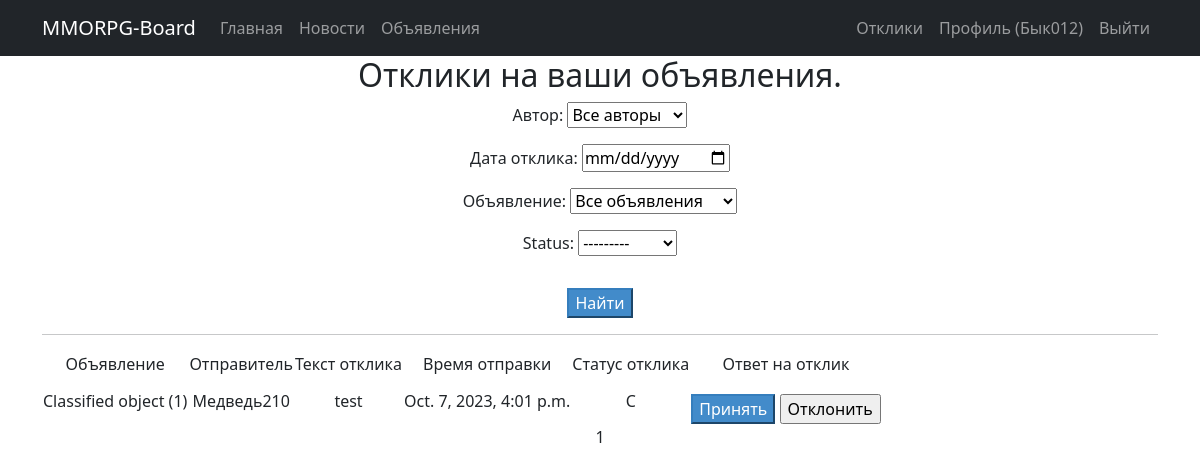
Page /replies/ (signed in) on the earlier database version.
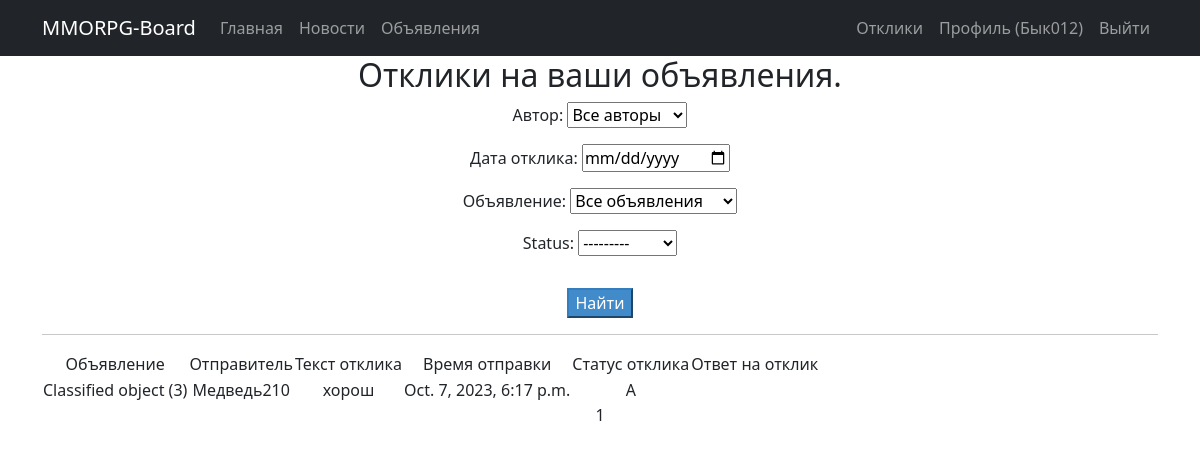
Same page on the later database version.
### classifiedsapp/models.py (models this page shows, shortened)
class Reply(models.Model):
    STATUSES = [
        ('C', 'Создан'),
        ('A', 'Принят'),
        ('D', 'Отклонён'),
    ]
    text = models.CharField(max_length=128)
    created = models.DateTimeField(auto_now_add=True)
    status = models.CharField(max_length=1, choices=STATUSES, default='C')
    author = models.ForeignKey(User, on_delete=models.CASCADE)
    classified = models.ForeignKey(Classified, on_delete=models.CASCADE)

class Classified(models.Model):
    CATEGORIES = [
        ('TA', 'Танки'),
        ('HL', 'Хилы'),
        ('DD', 'ДД'),
        ('TR', 'Торговцы'),
        ('GM', 'Гилдмастеры'),
        ('QG', 'Квестгиверы'),
        ('SM', 'Кузнецы'),
        ('TN', 'Кожевники'),
        ('PT', 'Зельевары'),
        ('SP', 'Мастера заклинаний'),
    ]
    title = models.CharField(max_length=255)
    content = RichTextUploadingField('Содержание')
    author = models.ForeignKey(User, on_delete=models.CASCADE)
    category = models.CharField(max_length=2, choices=CATEGORIES, default='TA')

### classifiedsapp/views.py (the view)
# urls.py: path('replies/', ReplyList.as_view(), name='replies_list'),
class ReplyList(LoginRequiredMixin, ListView):
    model = Reply
    ordering = '-created'
    template_name = 'user_pages/replies_list.html'
    context_object_name = 'replies'
    paginate_by = 10
    def get_queryset(self):
        queryset = super().get_queryset()
        queryset = queryset.filter(classified__in=Classified.objects.filter(author=self.request.user)).exclude(status='D')
        self.filterset = ReplyFilter(self.request.GET, queryset)
        return self.filterset.qs
    def get_context_data(self, **kwargs):
        context = super().get_context_data(**kwargs)
        context['filterset'] = self.filterset
        return context

### templates/user_pages/replies_list.html (shortened to what this page needs)
{% extends 'default.html' %}
{% load custom_tags %}
{% block content %}
    <h2>Отклики на ваши объявления.</h2>
    {% if replies %}
        <form action="" method="get">
            {{ filterset.form.as_p }}
            <input type="submit" class="mt-3 btn-primary" value="Найти" />
        </form>
        <hr>
        <table>
            <tr>
                <td>Объявление</td>
                <td>Отправитель</td>
                <td>Текст отклика</td>
                <td>Время отправки</td>
                <td>Статус отклика</td>
                <td>Ответ на отклик</td>
            </tr>
            {% for reply in replies %}
                <tr>
                    <td>{{ reply.classified }}</td>
                    <td>{{ reply.author }}</td>
                    <td>{{ reply.text }}</td>
                    <td>{{ reply.created }}</td>
                    <td>{{ reply.status }}</td>
                    {% if reply.status == 'C' %}
                    <td>
                        <form action="{% url 'reply_set_status' %}?next={{ request.get_full_path }}" method="post">
                            <input type="submit" class="mt-3 btn-primary" name="accept" value="Принять" />
                            <input type="submit" name="reject" value="Отклонить" />
                        </form>
                    </td>
                    {% endif %}
                </tr>
            {% endfor %}
        </table>
    {% else %}
        <h4>Откликов сейчас нет.</h4>
    {% endif %}
    {{ page_obj.number }}
{% endblock content %}

### templates/default.html (shortened to what this page needs)
<!DOCTYPE html>
<html lang="en">
    <head>
        {% load static %}
        <link href="{% static 'css/styles.css' %}" rel="stylesheet" />
    </head>
    <body>
        <nav class="navbar navbar-expand-lg navbar-dark bg-dark static-top">
            <div class="container">
                <a class="navbar-brand" href="#">MMORPG-Board</a>
                <div class="collapse navbar-collapse" id="navbarResponsive">
                    <ul class="navbar-nav ml-auto">
                        <li class="nav-item active">
                            <a class="nav-link" href="/news/">Главная</a>
                        </li>
                        <li class="nav-item">
                            <a class="nav-link" href="/news/">Новости</a>
                        </li>
                        <li class="nav-item">
                            <a class="nav-link" href="/classifieds/">Объявления</a>
                        </li>
                    </ul>
                </div>
                <div class="nav-right">
                    <ul class="navbar-nav ml-auto">
                        {% if user.is_authenticated %}
                            <li class="nav-item">
                                <a class="nav-link" href="{% url 'replies_list' %}">Отклики</a>
                            </li>
                            <li class="nav-item">
                                <a class="nav-link" href="/profile/">Профиль
                                    <span class="sr-only">({{ user.username }})</span>
                                </a>
                            </li>
                            <li class="nav-item">
                                <a class="nav-link" href="/sign/logout/">Выйти</a>
                            </li>
                        {% endif %}
                    </ul>
                </div>
            </div>
        </nav>
        <div class="container">
            <div class="row">
                <div class="col-lg-12 text-center">
                    {% block content %}{% endblock content %}
                </div>
            </div>
        </div>
    </body>
</html>

Differences in the rows shown:
no longer on this page (row edited): Reply: classified "Classified object (1)", author "Медведь210", text "test", created "Oct. 7, 2023, 4:01 p.m.", status "C"
added Reply: classified "Classified object (3)", author "Медведь210", text "хорош", created "Oct. 7, 2023, 6:17 p.m.", status "A"
